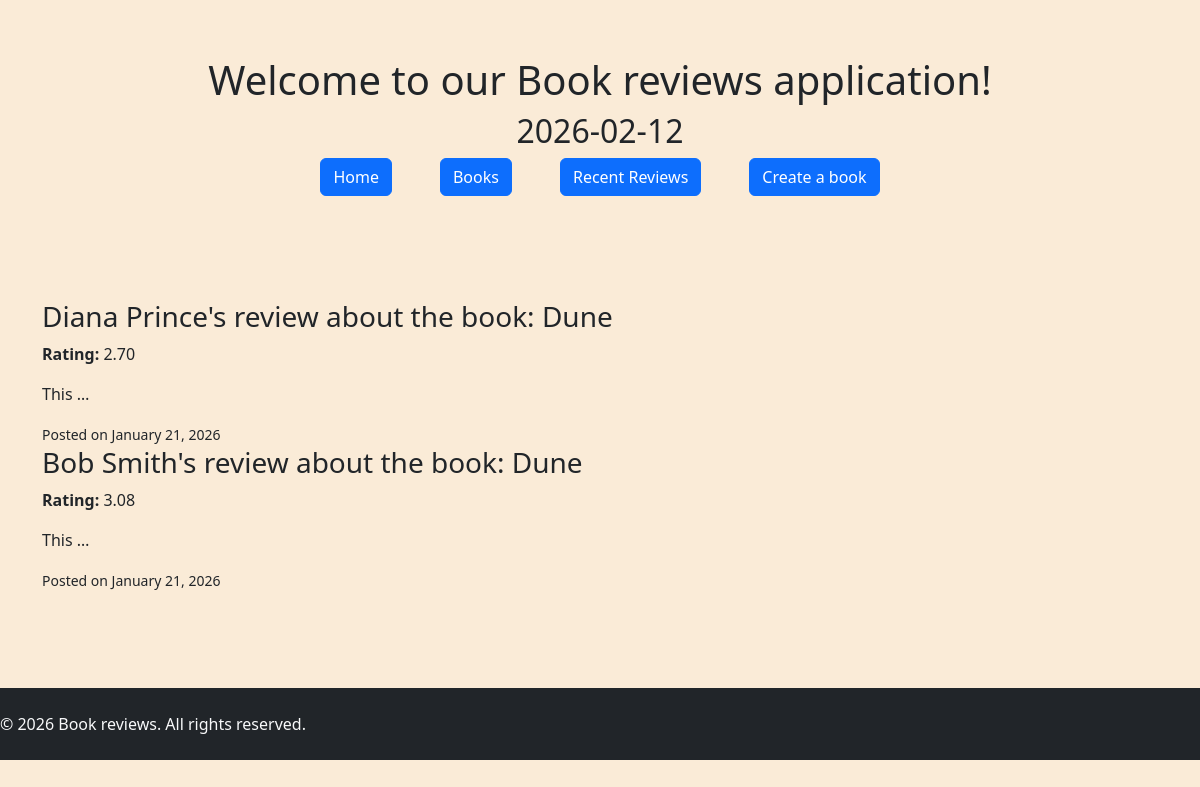
Screenshot of /reviews/dune with the database file from the repository.
### reviews/models.py (models this page shows, shortened)
class Review(models.Model):
    author = models.CharField(max_length=255)
    body = models.TextField()
    rating = models.DecimalField(max_digits=4, decimal_places=2)
    created_at = models.DateTimeField(auto_now_add=True)
    book = models.ForeignKey('books.Book', on_delete=models.CASCADE, related_name="reviews")

### books/models.py (models this page shows, shortened)
class Book(models.Model):
    GENRE_CHOICES = [
        ("Fiction", "Fiction"),
        ("Non-Fiction", "Non-Fiction"),
        ("Fantasy", "Fantasy"),
        ("Science", "Science"),
        ("Biography", "Biography"),
        ("History", "History"),
    ]
    title = models.CharField(max_length=255, unique=True)
    price = models.DecimalField(max_digits=6, decimal_places=2,  validators=[RangeValidator(0, 1000, message='Price should be in the range 0 - 1000')])
    isbn = models.CharField(max_length=12, unique=False)
    genre = models.CharField(max_length=50, choices=GENRE_CHOICES)
    publishing_date = models.DateField()
    description = models.TextField()
    image_url = models.URLField()
    cover_img = models.ImageField(blank=True, null=True)
    slug = models.SlugField(max_length=255, blank=True)
    updated_at = models.DateTimeField(auto_now=True)

### reviews/views.py (the view)
# urls.py: path('<slug:slug>', book_reviews, name='review')
def book_reviews(request, slug):
    book = get_object_or_404(Book, slug=slug)
    reviews = book.reviews.all()
    context = {
        'reviews': reviews
    }
    return render(request, 'reviews/review_details.html', context)

### templates/reviews/review_details.html
{% extends 'common/home_page.html' %}
{% block content %}
    {% for review in reviews %}
        {% include 'reviews/_review_card.html' %}
    {% empty %}
    <h2>No books</h2>
    {% endfor %}
{% endblock %}

### templates/reviews/_review_card.html
    <article class="review-card">
    <header>
        <h3>{{ review.author }}'s review about the book: {{ review.book.title }}</h3>
    </header>
    <section>
        <p>
            <strong>Rating:</strong>
            {{ review.rating }}
        </p>
        <p>
            {{ review.body|truncatewords:1|default:"No review content available." }}
        </p>
    </section>
    <footer>
        <small>
            Posted on {{ review.created_at|date:"F j, Y" }}
        </small>
    </footer>
</article>

### static/css/custom_css.css (style rules this page uses)
body { background-color: antiquewhite; display: flex; flex-direction: column; }

### rows the page displays
Review: author "Diana Prince", book "Dune", rating "2.70", body "This …", created_at "January 21, 2026"
Review: author "Bob Smith", book "Dune", rating "3.08", body "This …", created_at "January 21, 2026"
